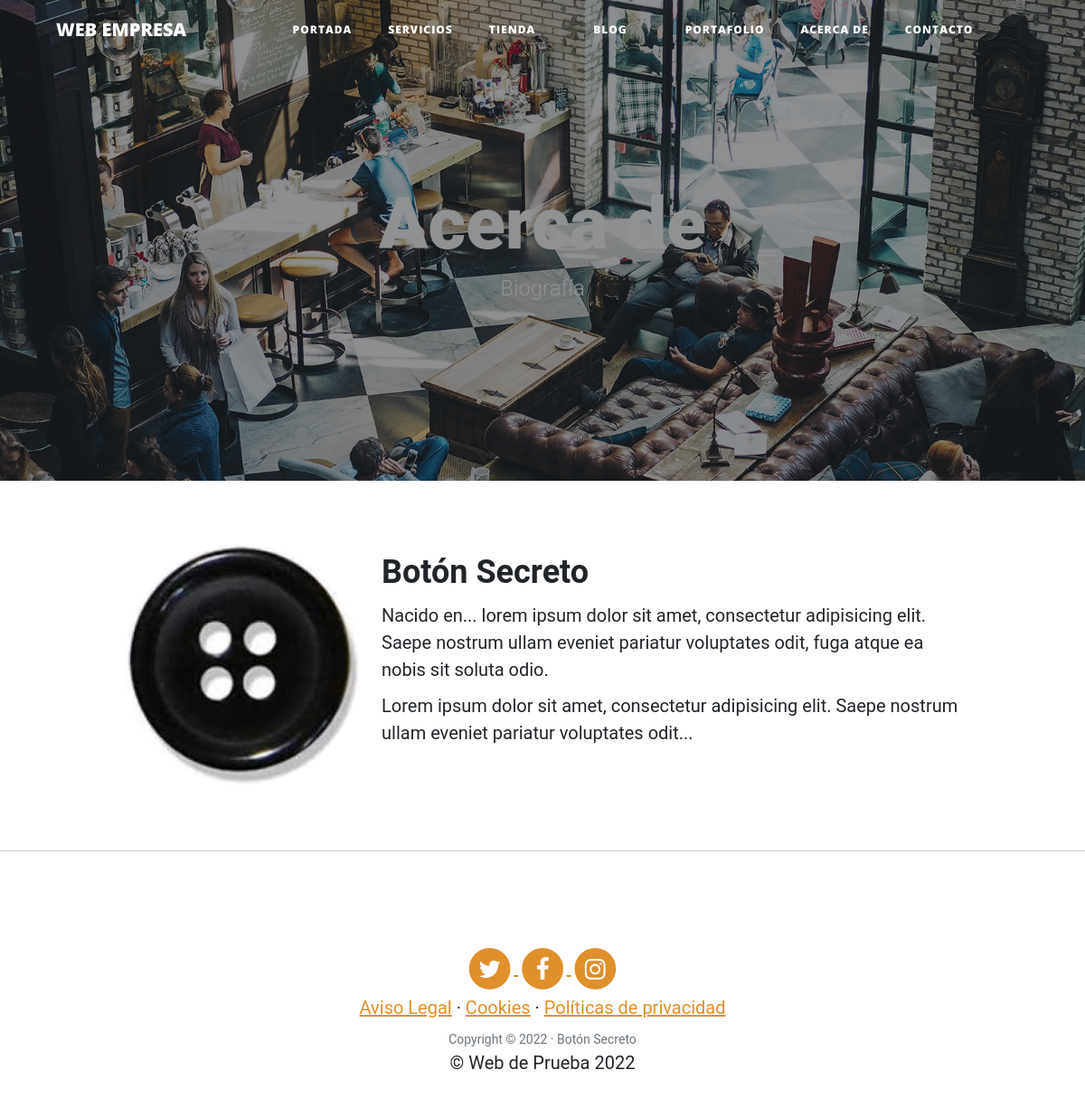
/about-kk/, run on the app's committed database.
### pages/models.py (models this page shows, shortened)
class Page(models.Model):
    title = models.CharField(max_length=200,verbose_name="Título")
    content = RichTextField(verbose_name="Contenido") #Edita contenido con editor CKeditor
    created = models.DateTimeField(auto_now_add=True,verbose_name="Fecha de creación")
    updated = models.DateTimeField(auto_now=True,verbose_name="Fecha de edición")
    class Meta:
        verbose_name = "página"
        verbose_name_plural = "páginas"
        ordering = ['title']

### core/views.py (the view)
# urls.py: path('about-kk/', views.about, name="about"), #url automatizada soporta cualquier nombre
def about(request):
    return render(request,"core/about.html")  #método render invoca al template

### pages/templatetags/pages_extras.py (called while the page is built)
@register.simple_tag
def get_page_list():
    pages = Page.objects.all()
    return pages

### social/processors.py (called while the page is built)
def ctx_dict(request):
    ctx = {}
    links = Link.objects.all()
    for link in links:
        ctx[link.key] = link.url
    return ctx

### core/templates/core/about.html (shortened to what this page needs)
{% extends 'core/base.html' %}
{% load static %}
{% block background %}{% static 'core/img/about.jpg' %}{% endblock %}
{% block headers %}
    <h1>Acerca de</h1>
    <span class="subheading">Biografía</span>
{% endblock %}
{% block content %}
<div class="row">
    <div class="col-lg-3 col-md-4 offset-lg-1">
        <img class="img-fluid avatar"
            src="{% static 'core/img/avatar_boton.jpg' %}" alt="">
    </div>
    <div class="col-lg-7 col-md-8">
        <h2 class="section-heading">Botón Secreto</h2>
        <p>Nacido en... lorem ipsum dolor sit amet, consectetur
        adipisicing elit. Saepe nostrum ullam eveniet pariatur
        voluptates odit, fuga atque ea nobis sit soluta odio.</p>
        <p>Lorem ipsum dolor sit amet, consectetur adipisicing elit.
        Saepe nostrum ullam eveniet pariatur voluptates odit...</p>
    </div>
</div>
{% endblock %}

### core/templates/core/base.html (shortened to what this page needs)
<!DOCTYPE html>
<html lang="es">
<head>
    {% load static %}
    <link href="{% static 'core/vendor/bootstrap/css/bootstrap.min.css' %}" rel="stylesheet">
    <link href="{% static 'core/vendor/font-awesome/css/font-awesome.min.css' %}" rel="stylesheet" type="text/css">
    <link href="{% static 'core/css/clean-blog.min.css' %}" rel="stylesheet">
</head>
<body>
    <nav class="navbar navbar-expand-lg navbar-light fixed-top" id="mainNav">
        <div class="container">
            <a class="navbar-brand text-uppercase text-expanded font-weight-bold" href="{% url 'home' %}">Web
                Empresa</a>
            <div class="collapse navbar-collapse" id="navbarResponsive">
                <ul class="navbar-nav mx-auto">
                    <li class="nav-item {% if request.path == '/' %}active{% endif %}">
                        <a class="nav-link text-uppercase text-expanded" href="{% url 'home' %}">Portada</a>
                    </li>
                    <li class="nav-item {% if request.path == '/services/' %}active{% endif %}">
                        <a class="nav-link text-uppercase text-expanded" href="{% url 'services' %}">Servicios</a>
                    </li>
                    <li class="nav-item {% if request.path == '/store/' %}active{% endif %}">
                        <a class="nav-link text-uppercase text-expanded" href="{% url 'store' %}">Tienda</a>
                    </li>
                    <li class="nav-item px-lg-4 {% if request.path|slice:" :6" == '/blog/' %}active{% endif %}">
                        <a class="nav-link text-uppercase text-expanded" href="{% url 'blog' %}">Blog</a>
                    </li>
                    <li class="nav-item {% if request.path == '/portfolio/' %}active{% endif %}">
                        <a class="nav-link text-uppercase text-expanded" href="{% url 'portafolio' %}">Portafolio</a>
                    </li>
                    <li class="nav-item {% if request.path == '/about-kk/' %}active{% endif %}">
                        <a class="nav-link text-uppercase text-expanded" href="{% url 'about' %}">Acerca de</a>
                    </li>
                    <li class="nav-item {% if request.path == '/contact/' %}active{% endif %}">
                        <a class="nav-link text-uppercase text-expanded" href="{% url 'contact' %}">Contacto</a>
                    </li>
                </ul>
            </div>
        </div>
    </nav>
    <header class="masthead" style="background-image: url('{% block background %}{% endblock %}')">
        <div class="overlay"></div>
        <div class="container">
            <div class="row">
                <div class="col-lg-8 col-md-10 mx-auto">
                    <div class="site-heading">
                        {% block headers %}{% endblock %}
                    </div>
                </div>
            </div>
        </div>
    </header>
    <div class="container">
        {% block content %}{% endblock %}
    </div>
    {% if request.path != "/" %}
    <hr>{% endif %}
    <footer class="footer text-faded text-center py-5">
        <div class="container">
            <p class="m-0">
                {% if LINK_TW %}
                <a href="{{LINK_TW}}" class="link">
                    <span class="fa-stack fa-lg">
                        <i class="fa fa-circle fa-stack-2x"></i>
                        <i class="fa fa-twitter fa-stack-1x fa-inverse"></i>
                    </span>
                </a>
                {% endif %}
                {% if LINK_FB %}
                <a href="{{LINK_FB}}" class="link">
                    <span class="fa-stack fa-lg">
                        <i class="fa fa-circle fa-stack-2x"></i>
                        <i class="fa fa-facebook fa-stack-1x fa-inverse"></i>
                    </span>
                </a>
                {% endif %}
                {% if LINK_IG %}
                <a href="{{LINK_IG}}" class="link">
                    <span class="fa-stack fa-lg">
                        <i class="fa fa-circle fa-stack-2x"></i>
                        <i class="fa fa-instagram fa-stack-1x fa-inverse"></i>
                    </span>
                </a>
                {% endif %}
            </p>
            <p class="m-0 mbt">
                {% load pages_extras %}
                {% get_page_list as page_list %}
                {% for page in page_list %}
                <a href="{% url 'page' page.id page.title|slugify %}" class="link">{{page.title}}</a> {% if not forloop.last %}·{% endif %}
                {% endfor %}
            </p>
            <p class="copyright text-muted">Copyright &copy; 2022 · Botón Secreto </p>
            <p class="m-0 mbt1">&copy; Web de Prueba 2022</p>
        </div>
    </footer>
</body>
</html>

### data on the page
Page: title "Aviso Legal"
Page: title "Cookies"
Page: title "Políticas de privacidad"
